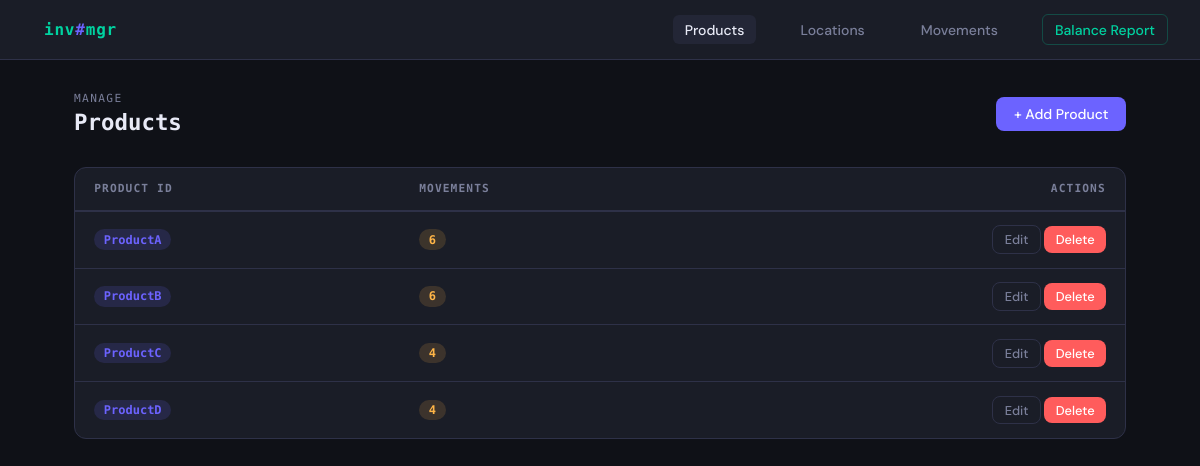
/products, run on an earlier commit of the app's database.
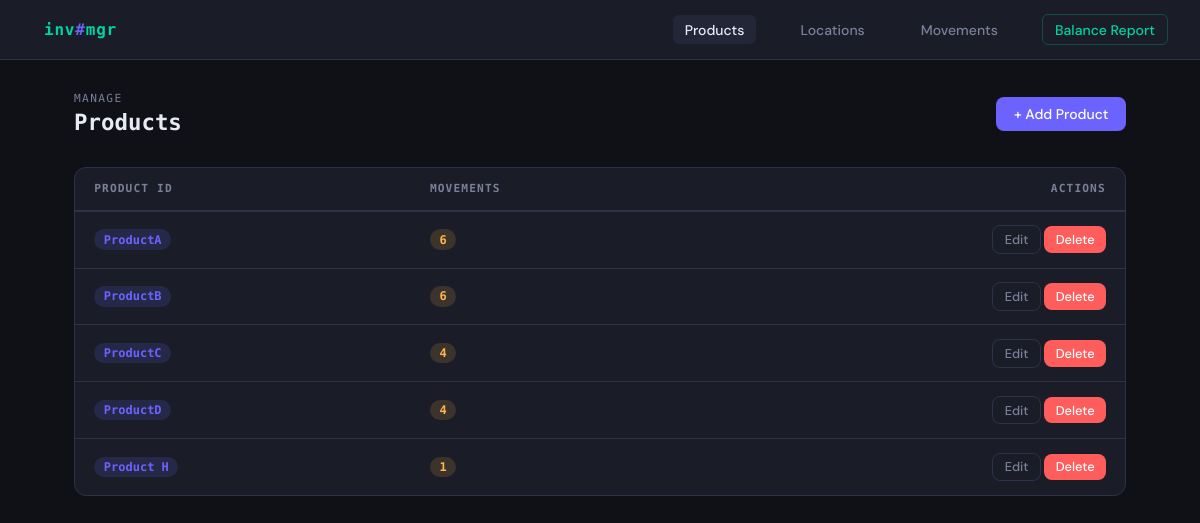
And on a later commit of the database.
### app.py (models this page shows, shortened)
class Product(db.Model):
    product_id = db.Column(db.String(50), primary_key=True)
    movements = db.relationship('ProductMovement', backref='product', lazy=True)

### app.py (the view)
@app.route('/products')
def products():
    all_products = Product.query.all()
    return render_template('products.html', products=all_products)

### templates/products.html (shortened to what this page needs)
{% extends 'base.html' %}
{% block content %}
<div class="page-header">
  <h1><span class="label">Manage</span>Products</h1>
  <a href="{{ url_for('add_product') }}" class="btn btn-primary">+ Add Product</a>
</div>
<div class="card">
  {% if products %}
  <table>
    <thead>
      <tr>
        <th>Product ID</th>
        <th>Movements</th>
        <th style="text-align:right">Actions</th>
      </tr>
    </thead>
    <tbody>
      {% for p in products %}
      <tr>
        <td><span class="badge badge-purple">{{ p.product_id }}</span></td>
        <td><span class="badge badge-orange">{{ p.movements | length }}</span></td>
        <td style="text-align:right">
          <a href="{{ url_for('edit_product', product_id=p.product_id) }}" class="btn btn-outline btn-sm">Edit</a>
          <form method="POST" action="{{ url_for('delete_product', product_id=p.product_id) }}" style="display:inline"
                onsubmit="return confirm('Delete product {{ p.product_id }}?')">
            <button class="btn btn-danger btn-sm">Delete</button>
          </form>
        </td>
      </tr>
      {% endfor %}
    </tbody>
  </table>
  {% else %}
  <div class="empty">
    <div class="icon">📦</div>
    <p>No products yet. Add your first product to get started.</p>
    <a href="{{ url_for('add_product') }}" class="btn btn-primary">+ Add Product</a>
  </div>
  {% endif %}
</div>
{% endblock %}

What changed in the data, as far as the page shows it:
added Product: product_id "Product H", movements|length "1"
